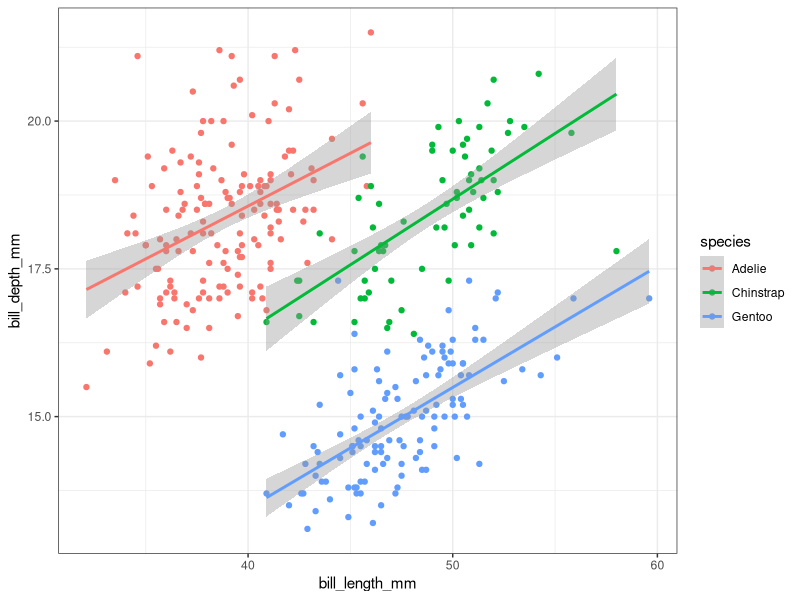

R code for this plot:
penguins <- palmerpenguins::penguins

library(ggplot2)
penguins |> 
  ggplot(aes(x=bill_length_mm,y=bill_depth_mm,color=species))+
  geom_point()+
  geom_smooth(method="lm")+
  theme_bw()

#aufbwifbiu
#groeijgeffewweoegjoreij
